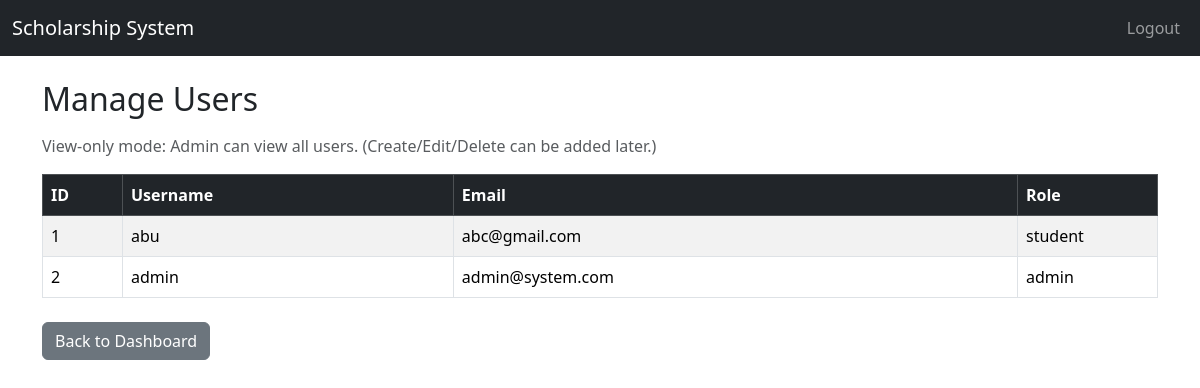
The app's page /admin/manage_users (signed in), older data.
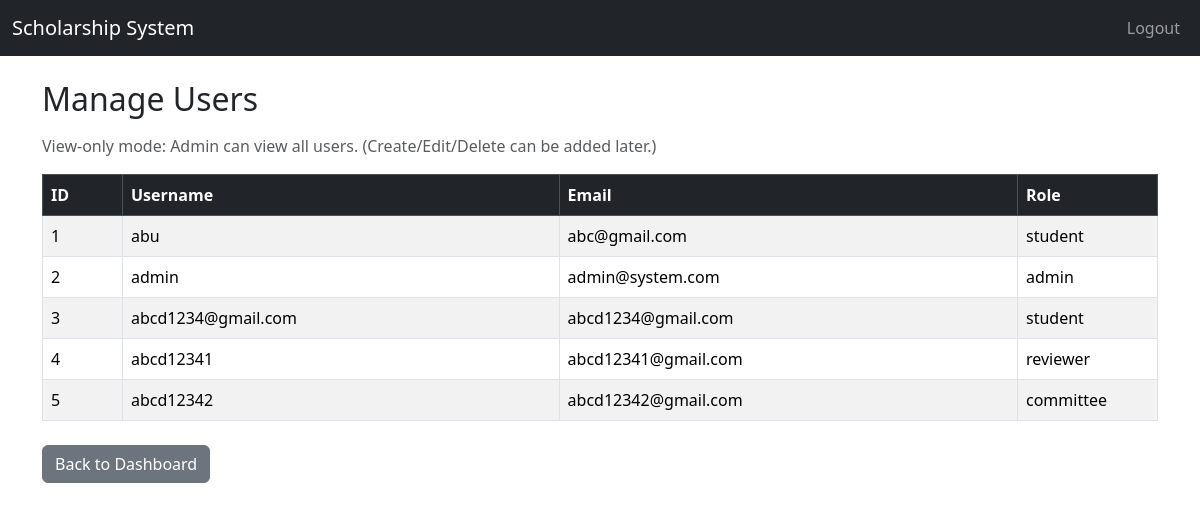
The same page, newer data.
### app/models.py (models this page shows)
class User(UserMixin, db.Model):
    id = db.Column(db.Integer, primary_key=True)
    username = db.Column(db.String(50), unique=True, nullable=False)
    email = db.Column(db.String(100), unique=True, nullable=False)
    your_id = db.Column(db.String(20), unique=True, nullable=True)
    password = db.Column(db.String(255), nullable=False)
    role = db.Column(db.String(20), nullable=False)
    created_at = db.Column(db.DateTime, default=datetime.utcnow)

### app/routes/admin_routes.py (the view)
@admin_bp.route('/manage_users')
@login_required
def manage_users():
    if current_user.role != 'admin':
        flash("Access denied.", "danger")
        return redirect(url_for('auth.login'))
    users = User.query.all()
    return render_template('admin/manage_users.html', users=users)

### app/templates/admin/manage_users.html (shortened to what this page needs)
{% extends "base.html" %}
{% block content %}
<h2 class="mb-3">Manage Users</h2>
<p class="text-muted">
  View-only mode: Admin can view all users. (Create/Edit/Delete can be added later.)
</p>
<div class="table-responsive">
  <table class="table table-striped table-bordered align-middle">
    <thead class="table-dark">
      <tr>
        <th style="width: 80px;">ID</th>
        <th>Username</th>
        <th>Email</th>
        <th style="width: 140px;">Role</th>
      </tr>
    </thead>
    <tbody>
      {% for u in users %}
      <tr>
        <td>{{ u.id }}</td>
        <td>{{ u.username }}</td>
        <td>{{ u.email }}</td>
        <td>{{ u.role }}</td>
      </tr>
      {% else %}
      <tr>
        <td colspan="4" class="text-center text-muted">No users found.</td>
      </tr>
      {% endfor %}
    </tbody>
  </table>
</div>
<a href="{{ url_for('admin.dashboard') }}" class="btn btn-secondary mt-2">Back to Dashboard</a>
{% endblock %}

### app/templates/base.html (shortened to what this page needs)
<!DOCTYPE html>
<html lang="en">
<head>
    <link href="https://cdn.jsdelivr.net/npm/bootstrap@5.3.1/dist/css/bootstrap.min.css" rel="stylesheet">
</head>
<body>
<nav class="navbar navbar-expand-lg navbar-dark bg-dark">
  <div class="container-fluid">
    <a class="navbar-brand" href="{% if current_user.is_authenticated %}{{ url_for('student.dashboard') }}{% else %}{{ url_for('auth.login') }}{% endif %}">
    Scholarship System
</a>
    <div class="collapse navbar-collapse" id="navbarNav">
      <ul class="navbar-nav ms-auto">
        {% if current_user.is_authenticated %}
            <li class="nav-item">
                <a class="nav-link" href="{{ url_for('auth.logout') }}">Logout</a>
            </li>
        {% else %}
            <li class="nav-item"><a class="nav-link" href="{{ url_for('auth.login') }}">Login</a></li>
            <li class="nav-item"><a class="nav-link" href="{{ url_for('auth.register') }}">Register</a></li>
        {% endif %}
      </ul>
    </div>
  </div>
</nav>
<div class="container mt-4">
    {% block content %}{% endblock %}
</div>
</body>
</html>

Row changes from the older to the newer data that the page shows:
added User: id "3", username "abcd1234@gmail.com", email "abcd1234@gmail.com", role "student"
added User: id "4", username "abcd12341", email "abcd12341@gmail.com", role "reviewer"
added User: id "5", username "abcd12342", email "abcd12342@gmail.com", role "committee"
